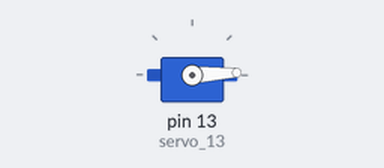
Recording of a sketch running on a simulated Arduino Uno, built with avr-gcc and run on an emulated ATmega328P. Shown: servo.

Above: at 0.05 s.
At 0.9 s:
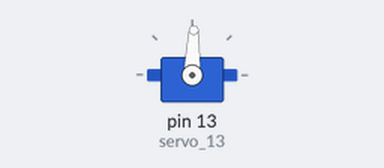
At 1.75 s:
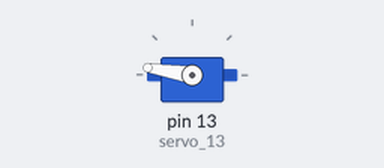
At 3.45 s:
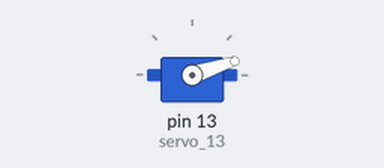
Timing chart, 0 to 8.3 s (numbered marks = the images above):
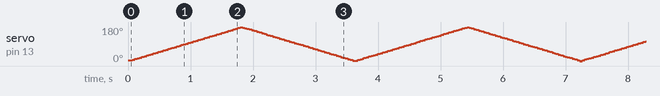

The sketch:

servo_motor.ino
```cpp
// generated by mBlock5 for <your product>
// codes make you happy

#include <Arduino.h>
#include <Wire.h>
#include <SoftwareSerial.h>
#include <Servo.h>

float servo = 0;

Servo servo_13;

void _delay(float seconds) {
  long endTime = millis() + seconds * 1000;
  while(millis() < endTime) _loop();
}

void setup() {
  servo_13.attach(13);
  while(1) {
      servo = 0;
      for(int count3=0;count3<180;count3++){
        servo_13.write(servo);
        servo += 1;
        _delay(0.01);
      }
      for(int count4=0;count4<180;count4++){
        servo_13.write(servo);
        servo += -1;
        _delay(0.01);
      }

      _loop();
  }

}

void _loop() {
}

void loop() {
  _loop();
}
```
